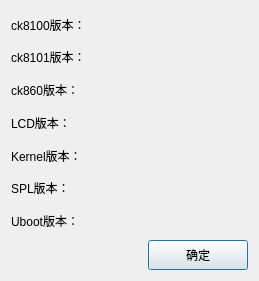
<?xml version="1.0" encoding="UTF-8"?>
<ui version="4.0">
 <class>dtuinversionDialog</class>
 <widget class="QDialog" name="dtuinversionDialog">
  <property name="geometry">
   <rect>
    <x>0</x>
    <y>0</y>
    <width>259</width>
    <height>281</height>
   </rect>
  </property>
  <property name="windowTitle">
   <string>Dialog</string>
  </property>
  <layout class="QGridLayout" name="gridLayout">
   <item row="0" column="0">
    <layout class="QHBoxLayout" name="horizontalLayout">
     <item>
      <widget class="QLabel" name="lab1">
       <property name="minimumSize">
        <size>
         <width>0</width>
         <height>0</height>
        </size>
       </property>
       <property name="maximumSize">
        <size>
         <width>100</width>
         <height>16777215</height>
        </size>
       </property>
       <property name="text">
        <string>ck8100版本：</string>
       </property>
      </widget>
     </item>
     <item>
      <widget class="QLabel" name="lab_ck8100">
       <property name="text">
        <string/>
       </property>
      </widget>
     </item>
    </layout>
   </item>
   <item row="1" column="0">
    <layout class="QHBoxLayout" name="horizontalLayout_2">
     <item>
      <widget class="QLabel" name="lab2">
       <property name="maximumSize">
        <size>
         <width>100</width>
         <height>16777215</height>
        </size>
       </property>
       <property name="text">
        <string>ck8101版本：</string>
       </property>
      </widget>
     </item>
     <item>
      <widget class="QLabel" name="lab_ck8101">
       <property name="text">
        <string/>
       </property>
      </widget>
     </item>
    </layout>
   </item>
   <item row="2" column="0">
    <layout class="QHBoxLayout" name="horizontalLayout_3">
     <item>
      <widget class="QLabel" name="lab3">
       <property name="maximumSize">
        <size>
         <width>100</width>
         <height>16777215</height>
        </size>
       </property>
       <property name="text">
        <string>ck860版本：</string>
       </property>
      </widget>
     </item>
     <item>
      <widget class="QLabel" name="lab_ck860">
       <property name="text">
        <string/>
       </property>
      </widget>
     </item>
    </layout>
   </item>
   <item row="3" column="0">
    <layout class="QHBoxLayout" name="horizontalLayout_4">
     <item>
      <widget class="QLabel" name="lab4">
       <property name="maximumSize">
        <size>
         <width>100</width>
         <height>16777215</height>
        </size>
       </property>
       <property name="text">
        <string>LCD版本：</string>
       </property>
      </widget>
     </item>
     <item>
      <widget class="QLabel" name="lab_lcd">
       <property name="text">
        <string/>
       </property>
      </widget>
     </item>
    </layout>
   </item>
   <item row="4" column="0">
    <layout class="QHBoxLayout" name="horizontalLayout_5">
     <item>
      <widget class="QLabel" name="lab5">
       <property name="maximumSize">
        <size>
         <width>100</width>
         <height>16777215</height>
        </size>
       </property>
       <property name="text">
        <string>Kernel版本：</string>
       </property>
      </widget>
     </item>
     <item>
      <widget class="QLabel" name="lab_kernel">
       <property name="text">
        <string/>
       </property>
      </widget>
     </item>
    </layout>
   </item>
   <item row="5" column="0">
    <layout class="QHBoxLayout" name="horizontalLayout_6">
     <item>
      <widget class="QLabel" name="lab6">
       <property name="maximumSize">
        <size>
         <width>100</width>
         <height>16777215</height>
        </size>
       </property>
       <property name="text">
        <string>SPL版本：</string>
       </property>
      </widget>
     </item>
     <item>
      <widget class="QLabel" name="lab_spl">
       <property name="text">
        <string/>
       </property>
      </widget>
     </item>
    </layout>
   </item>
   <item row="6" column="0">
    <layout class="QHBoxLayout" name="horizontalLayout_7">
     <item>
      <widget class="QLabel" name="lab7">
       <property name="maximumSize">
        <size>
         <width>100</width>
         <height>16777215</height>
        </size>
       </property>
       <property name="text">
        <string>Uboot版本：</string>
       </property>
      </widget>
     </item>
     <item>
      <widget class="QLabel" name="lab_uboot">
       <property name="text">
        <string/>
       </property>
      </widget>
     </item>
    </layout>
   </item>
   <item row="7" column="0">
    <layout class="QHBoxLayout" name="horizontalLayout_8">
     <item>
      <spacer name="horizontalSpacer">
       <property name="orientation">
        <enum>Qt::Horizontal</enum>
       </property>
       <property name="sizeHint" stdset="0">
        <size>
         <width>40</width>
         <height>20</height>
        </size>
       </property>
      </spacer>
     </item>
     <item>
      <widget class="QPushButton" name="btn1">
       <property name="minimumSize">
        <size>
         <width>100</width>
         <height>30</height>
        </size>
       </property>
       <property name="maximumSize">
        <size>
         <width>100</width>
         <height>16777215</height>
        </size>
       </property>
       <property name="text">
        <string>确定</string>
       </property>
      </widget>
     </item>
    </layout>
   </item>
  </layout>
 </widget>
 <resources/>
 <connections>
  <connection>
   <sender>btn1</sender>
   <signal>clicked()</signal>
   <receiver>dtuinversionDialog</receiver>
   <slot>close()</slot>
   <hints>
    <hint type="sourcelabel">
     <x>271</x>
     <y>253</y>
    </hint>
    <hint type="destinationlabel">
     <x>166</x>
     <y>140</y>
    </hint>
   </hints>
  </connection>
 </connections>
</ui>
